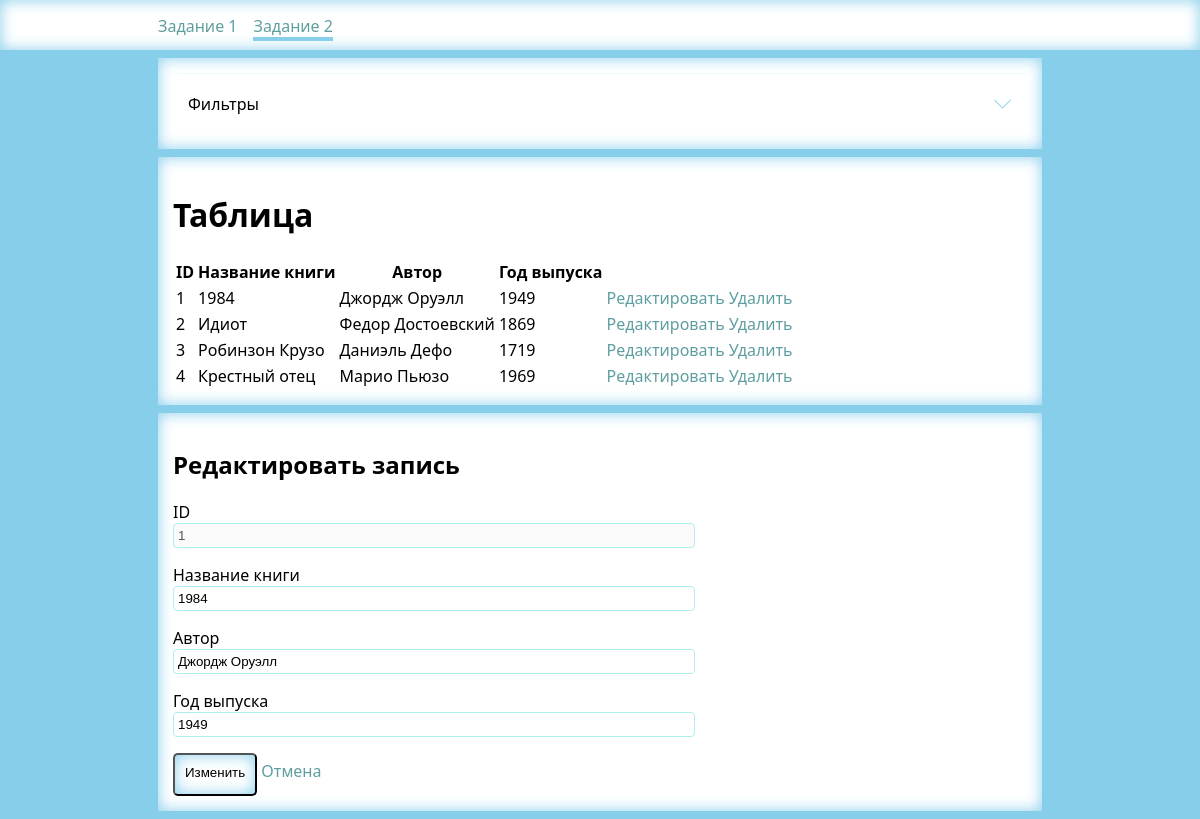
Page /task2.php?editId=1 on the committed database.
### tables this page shows
CREATE TABLE `books` (
  `book_id` int(11) NOT NULL,
  `book_name` varchar(128) NOT NULL,
  `author_name` varchar(128) NOT NULL,
  `year_published` int(11) NOT NULL
);

### components/book.php (called while the page is built, shortened)
<?php
class Book
{
    public function __construct($id, $bookName, $authorName, $yearPublished)
    {
        $this->id = $id;
        $this->bookName = $bookName;
        $this->authorName = $authorName;
        $this->yearPublished = $yearPublished;
    }
}
?>

### components/library.php (called while the page is built, shortened)
<?php
    class Library {
        public $books = array();
        private $connection, $link;
        public function getBookById($id) {
            foreach ($this->books as $value) {
                if($value -> id == $id) {
                    return $value;
                }
            }
            return null;
        }
        private function connect() {
            $this -> link = mysqli_connect($this -> connection::HOST, $this -> connection::USER, $this -> connection::PASSWORD, $this -> connection::DATABASE)
            or die("Ошибка " . mysqli_error($this -> link));
        }
        public function __construct($filters)
        {
            $this -> connection = new Connection();
            if(isset($filters['book_name'])) {
                $bookNameFilter = $filters['book_name'];
            } else {
                $bookNameFilter = "";
            }
            if(isset($filters['author_name'])) {
                $authorNameFilter = $filters['author_name'];
            } else {
                $authorNameFilter = "";
            }
            $query ="SELECT * FROM books WHERE
                book_name LIKE '%$bookNameFilter%' AND
                author_name LIKE '%$authorNameFilter%'";
            $result = mysqli_query($this -> link, $query) or die("Ошибка " . mysqli_error($this -> link));
            $books = ($result->fetch_all(MYSQLI_ASSOC));
            foreach ($books as $row) {
                $result = array_push($this -> books, new Book($row['book_id'], $row['book_name'], $row['author_name'], $row['year_published']));
            }
        }
    }
?>

### task2.php (the view, shortened to what this page needs)
<?php
    require_once 'components/library.php';
    require_once 'components/book.php';
    require_once 'components/menu-header.php';
    $library = new Library($_GET);
?>
<!DOCTYPE html>
<html lang="en">
<head>
    <link rel="stylesheet" href="style/compiled/style.css" />
</head>
<body>
    <div class="main-wrapper">
        <div class="container">
            <div class="accordion">
                <div class="accordion__wrapper">
                    <div class="accordion__item">
                        <input checked="checked" class="checkbox-xs_block" type="checkbox"> <i>&nbsp;</i>
                        <div class="accordion__title">
                            <div> Фильтры
                            </div>
                        </div>
                    </div>
                </div>
            </div>
        </div>
    </div>
    <div class="main-wrapper">
        <div class="container">
            <h1>Таблица</h1>
            <?php
                displayLibraryTable($library);
                function displayLibraryTable($library) {
                    echo '<table>';
                    echo '<th>ID</th><th>Название книги</th><th>Автор</th><th>Год выпуска</th>';
                    foreach ($library -> books as $key => $value) {
                        echo '<tr>';
                        echo    '<td>' . $value -> id .
                                '</td><td>' . $value -> bookName .
                                '</td><td>' . $value -> authorName .
                                '</td><td>' . $value -> yearPublished .
                                '</td><td><a href="?editId=' . $value -> id . '">Редактировать</a></td>' .
                                '<td><a href="?action=removeBook&id=' . $value -> id . '">Удалить</a></td>';
                        echo '</tr>';
                    }
                    echo '</table>';
                }
            ?>
        </div>
        <?php if(isset($_GET['editId'])): ?>
            <?php
                $book = $library -> getBookById($_GET['editId']);
            ?>
            <div class="container edit-article">
                <h2>Редактировать запись</h2>
                <form action="?action=editBook&id=<?php echo $book -> id ?>" method="POST" name="editBook">
                    <p>ID<br>
                        <input
                            type="text"
                            name="id"
                            size="40"
                            class="textbox"
                            value="<?php echo $book -> id ?>"
                            disabled />
                    </p>
                    <p>Название книги<br>
                        <input
                            type="text"
                            name="book_name"
                            size="40"
                            class="textbox"
                            value="<?php echo $book -> bookName ?>"
                            />
                    </p>
                    <p>Автор<br>
                        <input
                            type="text"
                            name="author_name"
                            size="40"
                            class="textbox"
                            value="<?php echo $book -> authorName ?>"
                            />
                    </p>
                    <p>Год выпуска<br>
                        <input
                            type="number"
                            name="year_published"
                            size="40"
                            class="textbox"
                            value="<?php echo $book -> yearPublished ?>"
                            />
                    </p>
                    <input type="submit" value="Изменить" class="button" />
                    <a href="task2.php">Отмена</a>
                </form>
            </div>
        <?php endif; ?>
    </div>
</body>
</html>

### style/compiled/style.css (style rules this page uses)
.accordion .accordion__wrapper { position: relative; width: 100%; }
.accordion .accordion__item { position: relative; margin-bottom: 0px; animation: all 0.1s; }
.accordion .accordion__item i { opacity: 1; position: absolute; transform: translate(-6px, 0); top: 25px; right: 15px; }
.accordion .accordion__item i::before, .accordion .accordion__item i::after { content: ""; position: absolute; right: 3px; background: skyblue; width: 1px; height: 12px; transition: all 0.25s ease-in-out; }
.accordion .accordion__item i::before { transform: translate(-4px, 0) rotate(45deg); }
.accordion .accordion__item i::after { transform: translate(4px, 0) rotate(-45deg); }
.accordion .accordion__item input[type=checkbox]:checked ~ i:before { transform: translate(4px, 0) rotate(45deg); }
.accordion .accordion__item input[type=checkbox]:checked ~ i:after { transform: translate(-4px, 0) rotate(-45deg); }
.accordion .accordion__item input[type=checkbox]:checked ~ .accordion__title { border-top: 1px solid rgba(135, 206, 235, 0.1); border-left: 5px solid transparent; }
.accordion .accordion__title { font-size: 16px !important; line-height: 24px !important; margin-bottom: 0px; position: relative; padding: 18px 40px 18px 10px; border-top: 1px solid rgba(135, 206, 235, 0.1); border-left: 5px solid transparent; transition: all 0.3s; border-top: 1px solid skyblue; border-left: 5px solid skyblue; }
body { background-color: skyblue; margin: 0 auto; font-family: "Segoe UI", Tahoma, Geneva, Verdana, sans-serif; }
a:link, a:visited { text-decoration: none; color: cadetblue; }
.main-wrapper { width: 1300px; margin: 0px auto; clear: both; }
.container { background-color: white; margin: 8px; padding: 15px; box-shadow: skyblue 0 0 15px inset; position: relative; }
.textbox { border: none; border: ridge 1px paleturquoise; border-radius: 4px; padding: 4px; right: 10px; width: 60%; }
.button { display: inline; padding: 10px; padding-bottom: 14px; background-color: white; box-shadow: skyblue 0 0 15px inset; border-radius: 5px; transition: 0.5s; }
@media screen and (max-width: 1320px) { .main-wrapper { width: 900px; } }

### rows in the picture
books: book_id "1", book_name "1984", author_name "Джордж Оруэлл", year_published "1949", id "1"
books: book_id "2", book_name "Идиот", author_name "Федор Достоевский", year_published "1869"
books: book_id "3", book_name "Робинзон Крузо", author_name "Даниэль Дефо", year_published "1719"
books: book_id "4", book_name "Крестный отец", author_name "Марио Пьюзо", year_published "1969"
